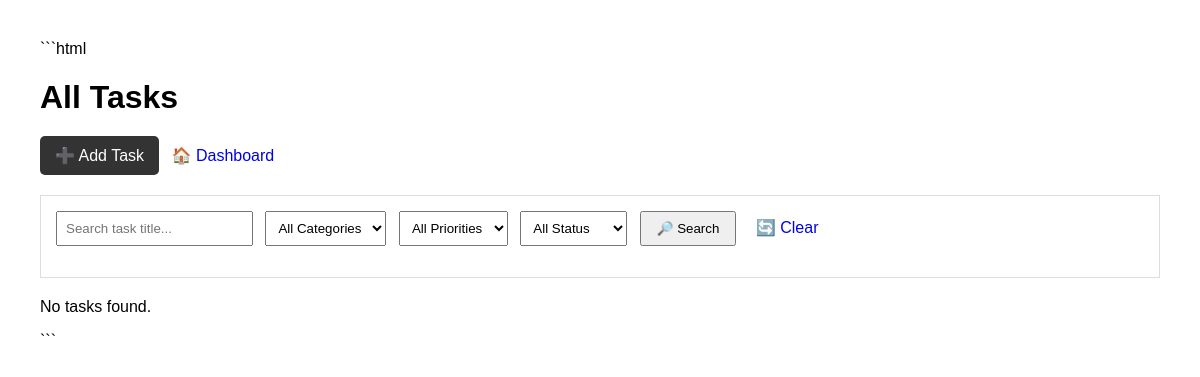
/tasks, run on an earlier commit of the app's database.
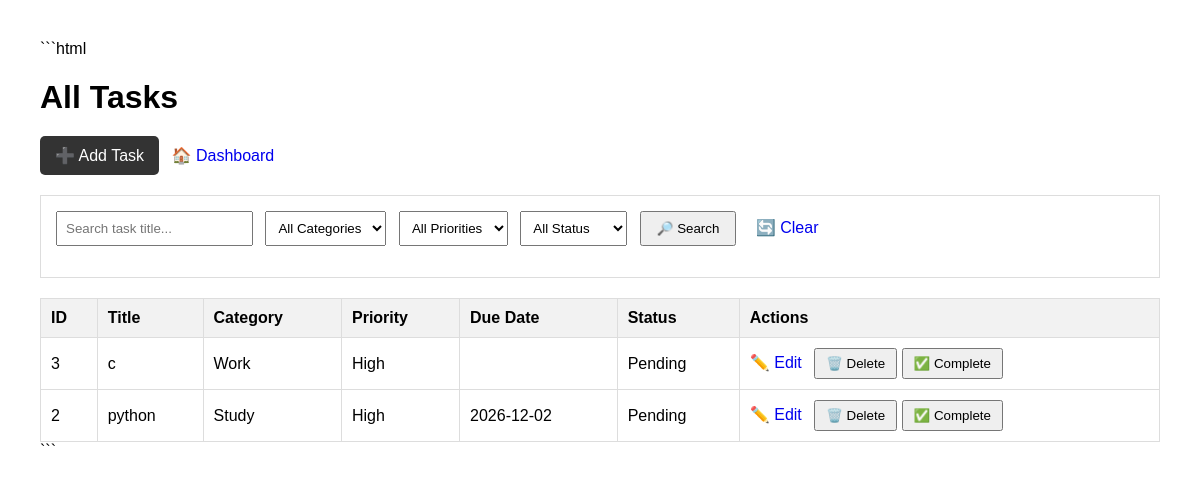
And on a later commit of the database.
### tables this page shows
CREATE TABLE tasks (
            id INTEGER PRIMARY KEY AUTOINCREMENT,
            title TEXT NOT NULL,
            description TEXT,
            category TEXT NOT NULL,
            priority TEXT NOT NULL,
            due_date TEXT,
            status TEXT NOT NULL DEFAULT 'Pending',
            created_at TIMESTAMP DEFAULT CURRENT_TIMESTAMP,
            updated_at TIMESTAMP DEFAULT CURRENT_TIMESTAMP
        );

### app.py (the view)
@app.route("/tasks")
def tasks():
    search = request.args.get("search", "")
    category = request.args.get("category", "")
    priority = request.args.get("priority", "")
    status = request.args.get("status", "")
    all_tasks = get_all_tasks()
    filtered_tasks = []
    for task in all_tasks:
        if search and search.lower() not in task["title"].lower():
            continue
        if category and task["category"] != category:
            continue
        if priority and task["priority"] != priority:
            continue
        if status and task["status"] != status:
            continue
        filtered_tasks.append(task)
    return render_template(
        "tasks.html",
        tasks=filtered_tasks,
        search=search,
        category=category,
        priority=priority,
        status=status
    )

### database/database.py (called while the page is built)
def get_connection():
    connection = sqlite3.connect(DATABASE)
    connection.row_factory = sqlite3.Row
    return connection

### services/task_service.py (called while the page is built)
def get_all_tasks():
    connection = get_connection()
    tasks = connection.execute(
        """
        SELECT *
        FROM tasks
        ORDER BY created_at DESC
        """
    ).fetchall()
    connection.close()
    return tasks

### templates/tasks.html (shortened to what this page needs)
<!DOCTYPE html>
<html>
<head>
</head>
<body>
    <h1>All Tasks</h1>
    <div class="top-buttons">
        <a href="/tasks/add" class="add-button">
            ➕ Add Task
        </a>
        <a href="/">
            🏠 Dashboard
        </a>
    </div>
    <div class="filter-box">
        <form method="GET" action="/tasks">
            <input
                type="text"
                name="search"
                placeholder="Search task title..."
                value="{{ search }}"
            >
            <select name="category">
                <option value="">All Categories</option>
            </select>
            <select name="priority">
                <option value="">All Priorities</option>
            </select>
            <select name="status">
                <option value="">All Status</option>
            </select>
            <button type="submit">
                🔎 Search
            </button>
            <a href="/tasks" class="clear-button">
                🔄 Clear
            </a>
        </form>
    </div>
    {% if tasks %}
    <table>
        <thead>
            <tr>
                <th>ID</th>
                <th>Title</th>
                <th>Category</th>
                <th>Priority</th>
                <th>Due Date</th>
                <th>Status</th>
                <th>Actions</th>
            </tr>
        </thead>
        <tbody>
            {% for task in tasks %}
            <tr>
                <td>
                    {{ task["id"] }}
                </td>
                <td>
                    {{ task["title"] }}
                </td>
                <td>
                    {{ task["category"] }}
                </td>
                <td>
                    {{ task["priority"] }}
                </td>
                <td>
                    {{ task["due_date"] }}
                </td>
                <td>
                    {{ task["status"] }}
                </td>
                <td>
                    <a href="/tasks/edit/{{ task['id'] }}">
                        ✏️ Edit
                    </a>
                    <form
                        method="POST"
                        action="/tasks/delete/{{ task['id'] }}"
                        style="display:inline;"
                        onsubmit="return confirm('Are you sure you want to delete this task?');"
                    >
                        <button type="submit">
                            🗑️ Delete
                        </button>
                    </form>
                    {% if task["status"] != "Completed" %}
                    <form
                        method="POST"
                        action="/tasks/complete/{{ task['id'] }}"
                        style="display:inline;"
                    >
                        <button type="submit">
                            ✅ Complete
                        </button>
                    </form>
                    {% endif %}
                </td>
            </tr>
            {% endfor %}
        </tbody>
    </table>
    {% else %}
    <p>No tasks found.</p>
    {% endif %}
</body>
</html>

### templates/tasks.html (style rules this page uses)
body { font-family: Arial, sans-serif; margin: 40px; }
h1 { margin-bottom: 20px; }
a { text-decoration: none; margin-right: 8px; }
.top-buttons { margin-bottom: 20px; }
.filter-box { padding: 15px; border: 1px solid #ddd; margin-bottom: 20px; }
.filter-box input, .filter-box select { padding: 8px; margin-right: 8px; }
.filter-box button { padding: 8px 15px; cursor: pointer; }
.add-button { display: inline-block; padding: 10px 15px; background-color: #333; color: white; text-decoration: none; border-radius: 5px; }
.clear-button { padding: 8px 15px; text-decoration: none; }
table { width: 100%; border-collapse: collapse; margin-top: 20px; }
th, td { border: 1px solid #ddd; padding: 10px; text-align: left; }
th { background-color: #f2f2f2; }
button { padding: 6px 10px; cursor: pointer; }

What changed in the data, as far as the page shows it:
added tasks: id "3", title "c", category "Work", priority "High", status "Pending"
added tasks: id "2", title "python", category "Study", priority "High", due_date "2026-12-02", status "Pending"
Also different on the page:
text no longer shown: "No tasks found."
text now shown: "ID Title Category Priority Due Date Status Actions"
